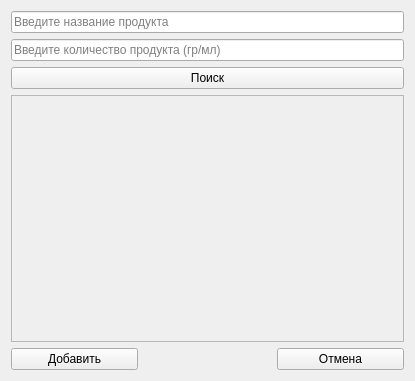
<?xml version="1.0" encoding="UTF-8"?>
<ui version="4.0">
 <class>Poisk</class>
 <widget class="QWidget" name="Poisk">
  <property name="geometry">
   <rect>
    <x>0</x>
    <y>0</y>
    <width>415</width>
    <height>381</height>
   </rect>
  </property>
  <property name="minimumSize">
   <size>
    <width>415</width>
    <height>381</height>
   </size>
  </property>
  <property name="maximumSize">
   <size>
    <width>415</width>
    <height>381</height>
   </size>
  </property>
  <property name="windowTitle">
   <string>Form</string>
  </property>
  <layout class="QGridLayout" name="gridLayout">
   <item row="1" column="0" colspan="3">
    <widget class="QLineEdit" name="lineEdit">
     <property name="placeholderText">
      <string>Введите название продукта</string>
     </property>
    </widget>
   </item>
   <item row="3" column="0" colspan="3">
    <widget class="QPushButton" name="FindButton">
     <property name="text">
      <string>Поиск</string>
     </property>
    </widget>
   </item>
   <item row="6" column="0">
    <widget class="QPushButton" name="AddButton">
     <property name="text">
      <string>Добавить</string>
     </property>
    </widget>
   </item>
   <item row="6" column="2">
    <widget class="QPushButton" name="CloseButton_3">
     <property name="text">
      <string>Отмена</string>
     </property>
    </widget>
   </item>
   <item row="4" column="0" colspan="3">
    <widget class="QScrollArea" name="scrollArea">
     <property name="sizePolicy">
      <sizepolicy hsizetype="Expanding" vsizetype="Expanding">
       <horstretch>0</horstretch>
       <verstretch>0</verstretch>
      </sizepolicy>
     </property>
     <property name="widgetResizable">
      <bool>true</bool>
     </property>
     <widget class="QWidget" name="scrollAreaWidgetContents">
      <property name="geometry">
       <rect>
        <x>0</x>
        <y>0</y>
        <width>395</width>
        <height>251</height>
       </rect>
      </property>
      <layout class="QVBoxLayout" name="verticalLayout"/>
     </widget>
    </widget>
   </item>
   <item row="2" column="0" colspan="3">
    <widget class="QLineEdit" name="lineCount">
     <property name="placeholderText">
      <string>Введите количество продукта (гр/мл)</string>
     </property>
    </widget>
   </item>
  </layout>
 </widget>
 <tabstops>
  <tabstop>lineEdit</tabstop>
  <tabstop>lineCount</tabstop>
  <tabstop>FindButton</tabstop>
  <tabstop>scrollArea</tabstop>
  <tabstop>AddButton</tabstop>
  <tabstop>CloseButton_3</tabstop>
 </tabstops>
 <resources/>
 <connections/>
</ui>
